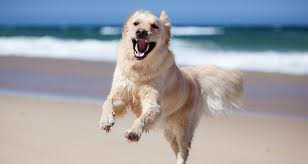
#> input picture tensorflow2code/10. Data Augmentation/dog.jpeg, 308 x 164 px, given in place of dog.jpg, which was not available
$ jupyter execute '02 opencv_selective_search.ipynb'   (shell and % lines are left out)   (text cells are left out)
#> lines starting #> are read from the running program, lines starting #| are printed output that depends on the picture; pictures that were not available may be replaced by others from this repository, and a replacement may not be noted
[cell 1]
%cd opencv-selective-search

[cell 2]
# import the necessary packages
from matplotlib import pyplot as plt
import argparse
import random
import time
import cv2

[cell 3]
def plt_imshow(title, image):
	# convert the image frame BGR to RGB color space and display it
	image = cv2.cvtColor(image, cv2.COLOR_BGR2RGB)
	plt.imshow(image)
	plt.title(title)
	plt.grid(False)
	plt.show()

[cell 4]
# construct the argument parser and parse the arguments
#ap = argparse.ArgumentParser()
#ap.add_argument("-i", "--image", required=True,
#	help="path to the input image")
#ap.add_argument("-m", "--method", type=str, default="fast",
#	choices=["fast", "quality"],
#	help="selective search method")
#args = vars(ap.parse_args())

# since we are using Jupyter Notebooks we can replace our argument
# parsing code with *hard coded* arguments and values
args = {
	"image": "dog.jpg",
	"method": "fast"
}

[cell 5]
# load the input image
image = cv2.imread(args["image"])
#> image is the input picture: shape (164, 308, 3); mean B, G, R 167, 160.3, 158.3

# initialize OpenCV's selective search implementation and set the
# input image
ss = cv2.ximgproc.segmentation.createSelectiveSearchSegmentation()
ss.setBaseImage(image)

# check to see if we are using the *fast* but *less accurate* version
# of selective search
if args["method"] == "fast":
	print("[INFO] using *fast* selective search")
	ss.switchToSelectiveSearchFast()

# otherwise we are using the *slower* but *more accurate* version
else:
	print("[INFO] using *quality* selective search")
	ss.switchToSelectiveSearchQuality()

[cell 6]
# run selective search on the input image
start = time.time()
rects = ss.process()
end = time.time()

# show how along selective search took to run along with the total
# number of returned region proposals
print("[INFO] selective search took {:.4f} seconds".format(end - start))
print("[INFO] {} total region proposals".format(len(rects)))

[cell 7]
# loop over the region proposals in chunks (so we can better
# visualize them)
for i in range(0, len(rects), 100):
	# clone the original image so we can draw on it
	output = image.copy()

	# loop over the current subset of region proposals
	for (x, y, w, h) in rects[i:i + 100]:
		# draw the region proposal bounding box on the image
		color = [random.randint(0, 255) for j in range(0, 3)]
		cv2.rectangle(output, (x, y), (x + w, y + h), color, 2)

	# show the output image
	plt_imshow("Output", output)
#> this loop made 5 passes
#> pass 1, in plt_imshow, `image = cv2.cvtColor(image, cv2.COLOR_BGR2RGB)`:
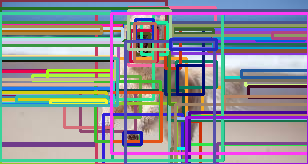
#> image: shape (164, 308, 3); mean R, G, B 143.7, 143.3, 151.3
#> pass 2, in plt_imshow (call 2), `image = cv2.cvtColor(image, cv2.COLOR_BGR2RGB)`:
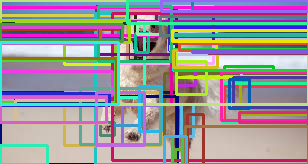
#> image: shape (164, 308, 3); mean R, G, B 154.1, 149.3, 151.9
#> pass 3, in plt_imshow (call 3), `image = cv2.cvtColor(image, cv2.COLOR_BGR2RGB)`:
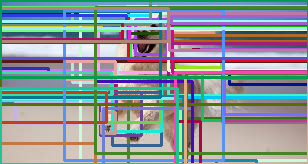
#> image: shape (164, 308, 3); mean R, G, B 140.1, 149.1, 154.4
#> after the loop:
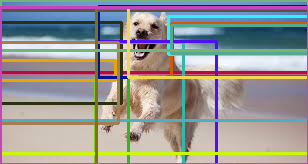
#> output: shape (164, 308, 3); mean B, G, R 147.6, 150.4, 152.4
